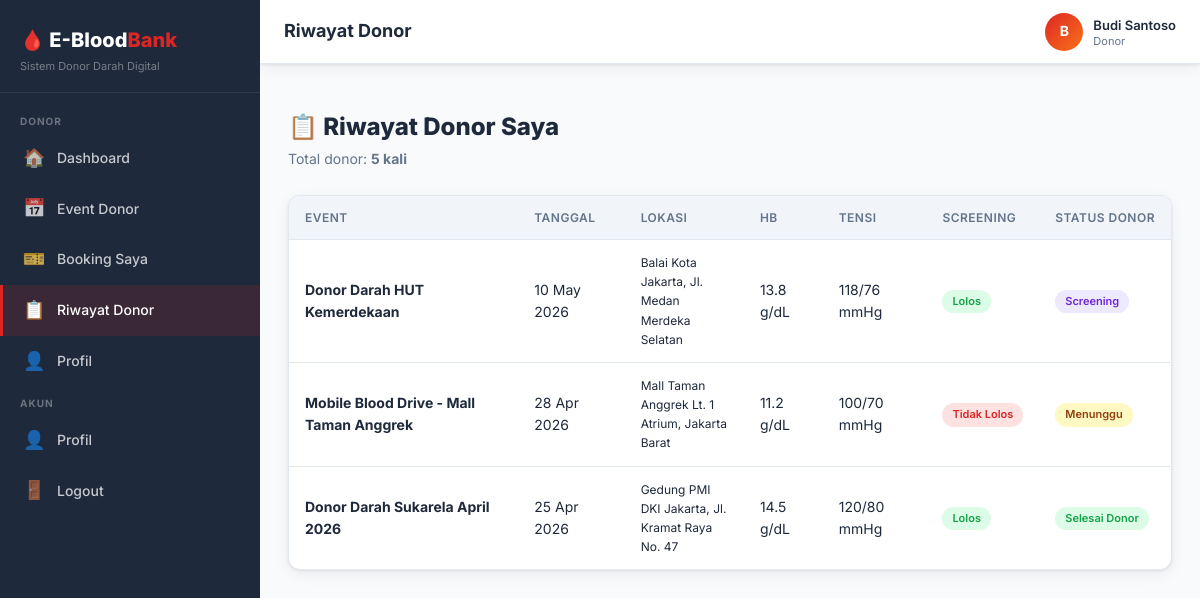
The page /index.php?page=history (signed in) on the database its author committed.
### tables this page shows
CREATE TABLE IF NOT EXISTS users (
    id INT AUTO_INCREMENT PRIMARY KEY,
    nik VARCHAR(20) UNIQUE,
    name VARCHAR(100) NOT NULL,
    email VARCHAR(100) UNIQUE NOT NULL,
    password VARCHAR(255) NOT NULL,
    role ENUM('donor', 'pmi', 'rs') NOT NULL DEFAULT 'donor',
    blood_type ENUM('A', 'B', 'AB', 'O') DEFAULT NULL,
    rhesus ENUM('+', '-') DEFAULT NULL,
    phone VARCHAR(20),
    address TEXT,
    last_donation DATE DEFAULT NULL,
    total_donations INT DEFAULT 0,
    hospital_name VARCHAR(150) DEFAULT NULL,
    is_active TINYINT(1) DEFAULT 1,
    created_at TIMESTAMP DEFAULT CURRENT_TIMESTAMP,
    updated_at TIMESTAMP DEFAULT CURRENT_TIMESTAMP ON UPDATE CURRENT_TIMESTAMP
);

CREATE TABLE IF NOT EXISTS bookings (
    id INT AUTO_INCREMENT PRIMARY KEY,
    user_id INT NOT NULL,
    event_id INT NOT NULL,
    booking_time DATETIME DEFAULT CURRENT_TIMESTAMP,
    qr_code VARCHAR(100) UNIQUE NOT NULL,
    status ENUM('pending', 'confirmed', 'screened', 'donated', 'cancelled', 'failed') DEFAULT 'pending',
    notes TEXT,
    created_at TIMESTAMP DEFAULT CURRENT_TIMESTAMP,
    updated_at TIMESTAMP DEFAULT CURRENT_TIMESTAMP ON UPDATE CURRENT_TIMESTAMP,
    FOREIGN KEY (user_id) REFERENCES users(id) ON DELETE CASCADE,
    FOREIGN KEY (event_id) REFERENCES events(id) ON DELETE CASCADE
);

CREATE TABLE IF NOT EXISTS events (
    id INT AUTO_INCREMENT PRIMARY KEY,
    title VARCHAR(200) NOT NULL,
    description TEXT,
    location VARCHAR(255) NOT NULL,
    date DATE NOT NULL,
    start_time TIME NOT NULL,
    end_time TIME NOT NULL,
    quota INT NOT NULL DEFAULT 50,
    booked INT DEFAULT 0,
    created_by INT NOT NULL,
    status ENUM('active', 'completed', 'cancelled') DEFAULT 'active',
    created_at TIMESTAMP DEFAULT CURRENT_TIMESTAMP,
    updated_at TIMESTAMP DEFAULT CURRENT_TIMESTAMP ON UPDATE CURRENT_TIMESTAMP,
    FOREIGN KEY (created_by) REFERENCES users(id) ON DELETE CASCADE
);

CREATE TABLE IF NOT EXISTS screenings (
    id INT AUTO_INCREMENT PRIMARY KEY,
    booking_id INT NOT NULL,
    hb DECIMAL(4,1) NOT NULL,
    tensi_sistolik INT NOT NULL,
    tensi_diastolik INT NOT NULL,
    weight DECIMAL(5,2),
    temperature DECIMAL(4,1),
    pulse INT,
    status ENUM('pass', 'fail') NOT NULL,
    fail_reason TEXT,
    screened_by INT NOT NULL,
    created_at TIMESTAMP DEFAULT CURRENT_TIMESTAMP,
    FOREIGN KEY (booking_id) REFERENCES bookings(id) ON DELETE CASCADE,
    FOREIGN KEY (screened_by) REFERENCES users(id) ON DELETE CASCADE
);

### index.php (called while the page is built, shortened)
<?php
require_once __DIR__ . '/core/auth.php';
require_once __DIR__ . '/core/helper.php';
require_once __DIR__ . '/routes.php';

### core/auth.php (called while the page is built, shortened)
<?php
require_once __DIR__ . '/helper.php';
function isLoggedIn() {
    return isset($_SESSION['user_id']);
}
function currentUser() {
    $db = getDB();
    $stmt = $db->prepare("SELECT * FROM users WHERE id = ? LIMIT 1");
    $stmt->execute([$_SESSION['user_id']]);
    return $stmt->fetch();
}
function hasRole($role) {
    return isLoggedIn() && $_SESSION['user_role'] === $role;
}

### modules/donor/history.php (the view, shortened to what this page needs)
<?php
$pageTitle   = 'Riwayat Donor';
$user = currentUser();
$page = max(1,(int)($_GET['p']??1));
$sql  = "SELECT b.*, e.title, e.date, e.location, s.hb, s.tensi_sistolik, s.tensi_diastolik, s.status as screen_status, s.fail_reason FROM bookings b JOIN events e ON b.event_id=e.id LEFT JOIN screenings s ON s.booking_id=b.id WHERE b.user_id=? ORDER BY e.date DESC";
$result = paginateQuery($sql,[$user['id']],$page,8);
include __DIR__.'/../../views/layouts/header.php';
?>
<div class="page-header">
  <div><h2>📋 Riwayat Donor Saya</h2><p>Total donor: <strong><?=$user['total_donations']?> kali</strong></p></div>
</div>
<?php if(empty($result['data'])): ?>
  <div class="empty-state"><div class="icon">📋</div><h3>Belum ada riwayat</h3><p>Mulai donor dan riwayatmu akan muncul di sini.</p></div>
<?php else: ?>
<div class="card">
  <div class="table-wrap" style="border:none">
    <table id="data-table">
      <thead><tr><th>Event</th><th>Tanggal</th><th>Lokasi</th><th>HB</th><th>Tensi</th><th>Screening</th><th>Status Donor</th></tr></thead>
      <tbody>
      <?php foreach($result['data'] as $b): ?>
        <tr>
          <td><strong><?=sanitize($b['title'])?></strong></td>
          <td><?=formatDate($b['date'])?></td>
          <td style="font-size:12px;max-width:150px"><?=sanitize($b['location'])?></td>
          <td><?=$b['hb']?$b['hb'].' g/dL':'-'?></td>
          <td><?=$b['tensi_sistolik']?$b['tensi_sistolik'].'/'.$b['tensi_diastolik'].' mmHg':'-'?></td>
          <td><?=$b['screen_status']?getStatusBadge($b['screen_status']):'-'?></td>
          <td><?=getStatusBadge($b['status'])?></td>
        </tr>
      <?php endforeach; ?>
      </tbody>
    </table>
  </div>
</div>
<?php endif; ?>
<?php include __DIR__.'/../../views/layouts/footer.php'; ?>

### views/layouts/header.php (shortened to what this page needs)
<?php
$user = currentUser();
$currentPage = $_GET['page'] ?? 'dashboard';
function navItem($icon, $label, $page, $currentPage) {
    $active = $currentPage === $page ? 'active' : '';
    return "<a class='nav-item $active' href='/ebloodbank/index.php?page=$page'>
        <span class='nav-icon'>$icon</span> $label
    </a>";
}
?>
<!DOCTYPE html>
<html lang="id">
<head>
<link rel="stylesheet" href="/ebloodbank/public/css/style.css">
</head>
<body>
<div class="app-layout">
<aside class="sidebar" id="sidebar">
  <div class="sidebar-logo">
    <h2>🩸 E-Blood<span>Bank</span></h2>
    <p>Sistem Donor Darah Digital</p>
  </div>
  <nav class="sidebar-nav">
  <?php if (hasRole('donor')): ?>
    <div class="nav-section">Donor</div>
    <?= navItem('🏠', 'Dashboard', 'dashboard', $currentPage) ?>
    <?= navItem('📅', 'Event Donor', 'events', $currentPage) ?>
    <?= navItem('🎫', 'Booking Saya', 'my_bookings', $currentPage) ?>
    <?= navItem('📋', 'Riwayat Donor', 'history', $currentPage) ?>
    <?= navItem('👤', 'Profil', 'profile', $currentPage) ?>
  <?php endif; ?>
    <div class="nav-section" style="margin-top:auto">Akun</div>
    <?= navItem('👤', 'Profil', 'profile', $currentPage) ?>
    <a class="nav-item" href="/ebloodbank/index.php?page=logout" data-confirm="Yakin mau logout?">
      <span class="nav-icon">🚪</span> Logout
    </a>
  </nav>
</aside>
<div class="main-content">
  <header class="topbar">
    <div class="d-flex align-center gap-3">
      <div class="topbar-left">
        <h1><?= $pageTitle ?? 'Dashboard' ?></h1>
      </div>
    </div>
    <div class="topbar-right">
      <div class="topbar-user">
        <div class="user-avatar"><?= strtoupper(substr($user['name'] ?? 'U', 0, 1)) ?></div>
        <div class="user-info">
          <strong><?= sanitize($user['name'] ?? '') ?></strong>
          <span><?= ucfirst($user['role'] ?? '') ?></span>
        </div>
      </div>
    </div>
  </header>
  <main class="page-body">

### core/helper.php (shortened to what this page needs)
<?php
function sanitize($input) {
    return htmlspecialchars(strip_tags(trim($input)), ENT_QUOTES, 'UTF-8');
}
function formatDate($date, $format = 'd M Y') {
    return (new DateTime($date))->format($format);
}
function getStatusBadge($status) {
    $map = [
        'pending'   => ['label' => 'Menunggu',   'class' => 'badge-warning'],
        'approved'  => ['label' => 'Disetujui',  'class' => 'badge-success'],
        'rejected'  => ['label' => 'Ditolak',    'class' => 'badge-danger'],
        'fulfilled' => ['label' => 'Terpenuhi',  'class' => 'badge-success'],
        'cancelled' => ['label' => 'Dibatalkan', 'class' => 'badge-secondary'],
        'confirmed' => ['label' => 'Dikonfirmasi','class' => 'badge-info'],
        'screened'  => ['label' => 'Screening',  'class' => 'badge-primary'],
        'donated'   => ['label' => 'Selesai Donor','class' => 'badge-success'],
        'failed'    => ['label' => 'Gagal',      'class' => 'badge-danger'],
        'active'    => ['label' => 'Aktif',      'class' => 'badge-success'],
        'completed' => ['label' => 'Selesai',    'class' => 'badge-secondary'],
        'pass'      => ['label' => 'Lolos',      'class' => 'badge-success'],
        'fail'      => ['label' => 'Tidak Lolos','class' => 'badge-danger'],
    ];
    $info = $map[$status] ?? ['label' => $status, 'class' => 'badge-secondary'];
    return "<span class='badge {$info['class']}'>{$info['label']}</span>";
}
function paginateQuery($sql, $params, $page, $perPage = 10) {
    $db = getDB();
    $countSql = "SELECT COUNT(*) FROM ($sql) AS t";
    $countStmt = $db->prepare($countSql);
    $countStmt->execute($params);
    $total = (int)$countStmt->fetchColumn();
    $totalPages = max(1, ceil($total / $perPage));
    $page = max(1, min($page, $totalPages));
    $offset = ($page - 1) * $perPage;
    $stmt = $db->prepare("$sql LIMIT $perPage OFFSET $offset");
    $stmt->execute($params);
    return [
        'data'       => $stmt->fetchAll(),
        'total'      => $total,
        'page'       => $page,
        'perPage'    => $perPage,
        'totalPages' => $totalPages,
    ];
}

### public/css/style.css (style rules this page uses)
:root { --primary: #dc2626; --primary-dark: #991b1b; --primary-light: #fef2f2; --secondary: #1e293b; --accent: #f97316; --success: #16a34a; --warning: #d97706; --danger: #dc2626; --info: #0284c7; --bg: #f8fafc; --bg-dark: #0f172a; --surface: #ffffff; --surface2: #f1f5f9; --border: #e2e8f0; --text: #1e293b; --text-muted: #64748b; --sidebar-w: 260px; --header-h: 64px; --radius: 12px; --shadow: 0 1px 3px rgba(0,0,0,.08), 0 4px 16px rgba(0,0,0,.06); --shadow-lg: 0 10px 40px rgba(0,0,0,.12); }
*,*::before,*::after { box-sizing:border-box;margin:0;padding:0 }
html { scroll-behavior:smooth }
body { font-family:'Inter',sans-serif;background:var(--bg);color:var(--text);line-height:1.6;font-size:15px }
a { color:inherit;text-decoration:none }
.app-layout { display:flex;min-height:100vh }
.sidebar { width:var(--sidebar-w);background:var(--secondary);color:#fff;position:fixed;top:0;left:0;height:100vh;overflow-y:auto;z-index:100;transition:.3s }
.main-content { margin-left:var(--sidebar-w);flex:1;display:flex;flex-direction:column;min-height:100vh }
.topbar { height:var(--header-h);background:var(--surface);border-bottom:1px solid var(--border);display:flex;align-items:center;padding:0 24px;justify-content:space-between;position:sticky;top:0;z-index:50;box-shadow:var(--shadow) }
.page-body { padding:28px;flex:1 }
.sidebar-logo { padding:24px 20px 16px;border-bottom:1px solid rgba(255,255,255,.08) }
.sidebar-logo h2 { font-size:20px;font-weight:800;color:#fff }
.sidebar-logo h2 span { color:var(--primary) }
.sidebar-logo p { font-size:11px;color:rgba(255,255,255,.4);margin-top:2px }
.sidebar-nav { padding:12px 0 }
.nav-section { padding:8px 20px 4px;font-size:10px;font-weight:700;text-transform:uppercase;letter-spacing:.1em;color:rgba(255,255,255,.35) }
.nav-item { display:flex;align-items:center;gap:12px;padding:11px 20px;color:rgba(255,255,255,.75);transition:.2s;cursor:pointer;border-left:3px solid transparent;font-size:14px;font-weight:500 }
.nav-item.active { background:rgba(220,38,38,.15);color:#fff;border-left-color:var(--primary) }
.nav-item .nav-icon { font-size:18px;width:22px;text-align:center }
.topbar-left h1 { font-size:18px;font-weight:700;color:var(--text) }
.topbar-right { display:flex;align-items:center;gap:16px }
.topbar-user { display:flex;align-items:center;gap:10px }
.user-avatar { width:38px;height:38px;border-radius:50%;background:linear-gradient(135deg,var(--primary),var(--accent));display:flex;align-items:center;justify-content:center;color:#fff;font-weight:700;font-size:14px }
.user-info { line-height:1.3 }
.user-info strong { font-size:13px;font-weight:600 }
.user-info span { font-size:11px;color:var(--text-muted);display:block }
.card { background:var(--surface);border-radius:var(--radius);box-shadow:var(--shadow);border:1px solid var(--border) }
.table-wrap { overflow-x:auto;border-radius:var(--radius);border:1px solid var(--border) }
table { width:100%;border-collapse:collapse;font-size:14px }
thead { background:var(--surface2) }
th { padding:12px 16px;text-align:left;font-weight:600;font-size:12px;text-transform:uppercase;letter-spacing:.04em;color:var(--text-muted);white-space:nowrap }
td { padding:13px 16px;border-top:1px solid var(--border);vertical-align:middle }
.badge { display:inline-flex;align-items:center;padding:3px 10px;border-radius:999px;font-size:11px;font-weight:600;white-space:nowrap }
.badge-success { background:#dcfce7;color:#16a34a }
.badge-danger { background:#fee2e2;color:#dc2626 }
.badge-warning { background:#fef9c3;color:#92400e }
.badge-primary { background:#ede9fe;color:#6d28d9 }
.page-header { display:flex;align-items:center;justify-content:space-between;margin-bottom:24px }
.page-header h2 { font-size:24px;font-weight:800 }
.page-header p { font-size:14px;color:var(--text-muted);margin-top:2px }
.d-flex { display:flex }
.gap-3 { gap:12px }
.align-center { align-items:center }

### rows shown on the page
users: name "B", name "Budi Santoso", role "Donor", total_donations "5"
bookings: event.title "Donor Darah HUT Kemerdekaan", event.date "10 May 2026", event.location "Balai Kota Jakarta, Jl. Medan Merdeka Selatan", screenings.hb "13.8", screenings.tensi_sistolik "118", screenings.tensi_diastolik "76", screenings.status "Lolos Screening"
bookings: event.title "Mobile Blood Drive - Mall Taman Anggrek", event.date "28 Apr 2026", event.location "Mall Taman Anggrek Lt. 1 Atrium, Jakarta Barat", screenings.hb "11.2", screenings.tensi_sistolik "100", screenings.tensi_diastolik "70", screenings.status "Tidak Lolos Menunggu"
bookings: event.title "Donor Darah Sukarela April 2026", event.date "25 Apr 2026", event.location "Gedung PMI DKI Jakarta, Jl. Kramat Raya No. 47", screenings.hb "14.5", screenings.tensi_sistolik "120", screenings.tensi_diastolik "80", screenings.status "Lolos Selesai Donor"

### other values the page prints
$icon "🏠 📅 🎫 📋 👤 👤"
$label "Dashboard Event Donor Booking Saya Riwayat Donor Profil Profil"
$pageTitle "Riwayat Donor"
